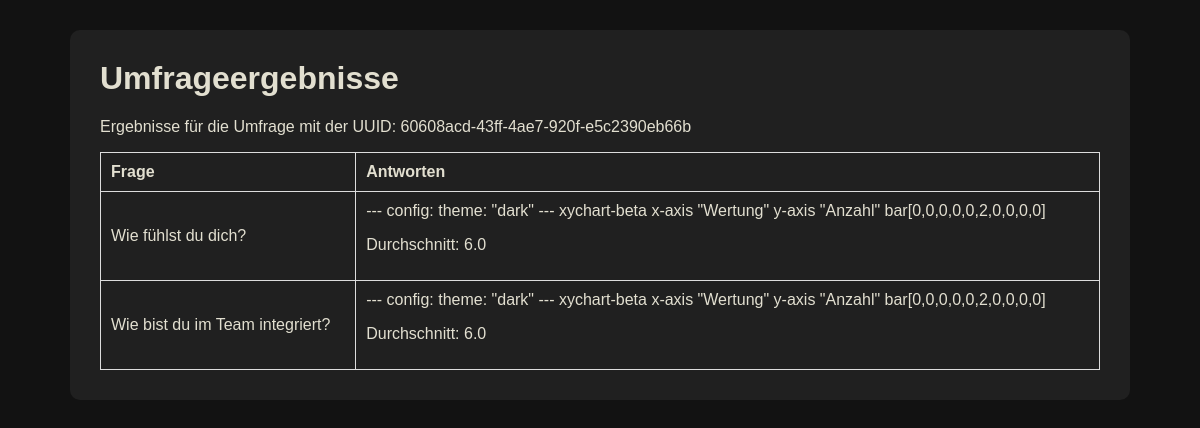
The page /results?uuid=60608acd-43ff-4ae7-920f-e5c2390eb66b on the database its author committed.
### tables this page shows
CREATE TABLE questions (id INTEGER PRIMARY KEY, question TEXT, low TEXT, high TEXT, category TEXT);

### app.py (the view)
@app.route('/results', methods=['GET'])
def results():
    survey_uuid = request.args.get('uuid')
    if survey_uuid:
        survey = model.get_survey_by_uuid(survey_uuid)
        if survey:
            question_ids = survey['questions'].split(',')
            questions = model.get_questions_by_ids(question_ids)
            weighted_answers = model.get_weighted_answers_by_survey_uuid(survey_uuid)
            average_answers = model.get_aggregated_answers_by_survey_uuid(survey_uuid)
            return render_template('results.html', questions=questions, weighted_answers=weighted_answers, average_answers=average_answers, survey_uuid=survey_uuid)
    return "Survey not found", 404

### model.py (called while the page is built)
def get_survey_by_uuid(uuid: str) -> dict:
    conn = sqlite3.connect('database.db')
    c = conn.cursor()
    c.execute('SELECT * FROM surveys WHERE uuid = ?', (uuid,))
    survey = c.fetchone()
    conn.close()
    if survey:
        return {'id': survey[0], 'uuid': survey[1], 'questions': survey[2], 'timestamp': survey[3]}
    return None

def get_questions_by_ids(ids: list[str]) -> list[dict]:
    conn = sqlite3.connect('database.db')
    c = conn.cursor()
    placeholders = ','.join('?' for _ in ids)
    c.execute(f'SELECT * FROM questions WHERE id IN ({placeholders})', ids)
    questions = c.fetchall()
    conn.close()
    return [{'id': q[0], 'question': q[1], 'low': q[2], 'high': q[3], 'category': q[4]} for q in questions]

def get_aggregated_answers_by_survey_uuid(survey_uuid: str) -> list[dict]:
    conn = sqlite3.connect('database.db')
    c = conn.cursor()
    c.execute('SELECT question_id, AVG(value) FROM answers WHERE survey_id = ? GROUP BY question_id', (survey_uuid,))
    answers = c.fetchall()
    conn.close()
    return {a[0]: a[1] for a in answers}

def get_weighted_answers_by_survey_uuid(survey_uuid: str) -> list[dict]:
    conn = sqlite3.connect('database.db')
    c = conn.cursor()
    c.execute('SELECT question_id, value FROM answers WHERE survey_id = ?', (survey_uuid,))
    answers = c.fetchall()
    weighted_answers = {}
    for question_id, value in answers:
        if question_id not in weighted_answers:
            weighted_answers[question_id] = [0] * 10  # Array mit 10 Einträgen für Antworten von 1 bis 10
        weighted_answers[question_id][value - 1] += 1  # Erhöhe die Häufigkeit der gegebenen Antwort
    return weighted_answers

### templates/results.html (shortened to what this page needs)
<!DOCTYPE html>
<html lang="de">
<head>
    <link rel="stylesheet" href="{{ url_for('static', filename='style.css') }}">
</head>
<body>
    <div class="container">
        <h1>Umfrageergebnisse</h1>
        <p>Ergebnisse für die Umfrage mit der UUID: {{ survey_uuid }}</p>
        {% if questions and weighted_answers %}
        <table>
            <thead>
                <tr>
                    <th>Frage</th>
                    <th>Antworten</th>
                </tr>
            </thead>
            <tbody>
                {% for question in questions %}
                <tr>
                    <td>{{ question.question }}</td>
                    <td>
                        <div class="mermaid">
                            ---
                            config:
                                theme: "dark"
                            ---
                            xychart-beta
                                x-axis "Wertung"
                                y-axis "Anzahl"
                                bar[{% for i in range(10) %}{{ weighted_answers[question.id][i] }}{% if not loop.last %},{% endif %}{% endfor %}]
                        </div>
                        <p>Durchschnitt: {{ average_answers[question.id] }}</p>
                    </td>
                </tr>
                {% endfor %}
            </tbody>
        </table>
        {% else %}
        <p>Keine Ergebnisse gefunden.</p>
        {% endif %}
    </div>
</body>
</html>

### static/style.css (style rules this page uses)
body { font-family: Arial, sans-serif; margin: 0; padding: 20px; background-color: #121212; color: #E2DFD0; box-sizing: border-box; }
h1, h2, h3, h4, h5, h6 { margin-top: 0; }
table { width: 100%; border-collapse: collapse; }
table, th, td { border: 1px solid #ddd; }
table th, table td { padding: 10px; text-align: left; }
.container { width: 1000px; margin: 10px auto 50px; background-color: #202020; padding: 30px; border-radius: 10px; }

### rows shown on the page
questions: question "Wie fühlst du dich?", weighted_answers "0" "0" "0" "0" "0" "2" "0" "0" "0" "0", average_answers "6.0"
questions: question "Wie bist du im Team integriert?", weighted_answers "0" "0" "0" "0" "0" "2" "0" "0" "0" "0", average_answers "6.0"

### other values the page prints
{{ survey_uuid }} "60608acd-43ff-4ae7-920f-e5c2390eb66b"
